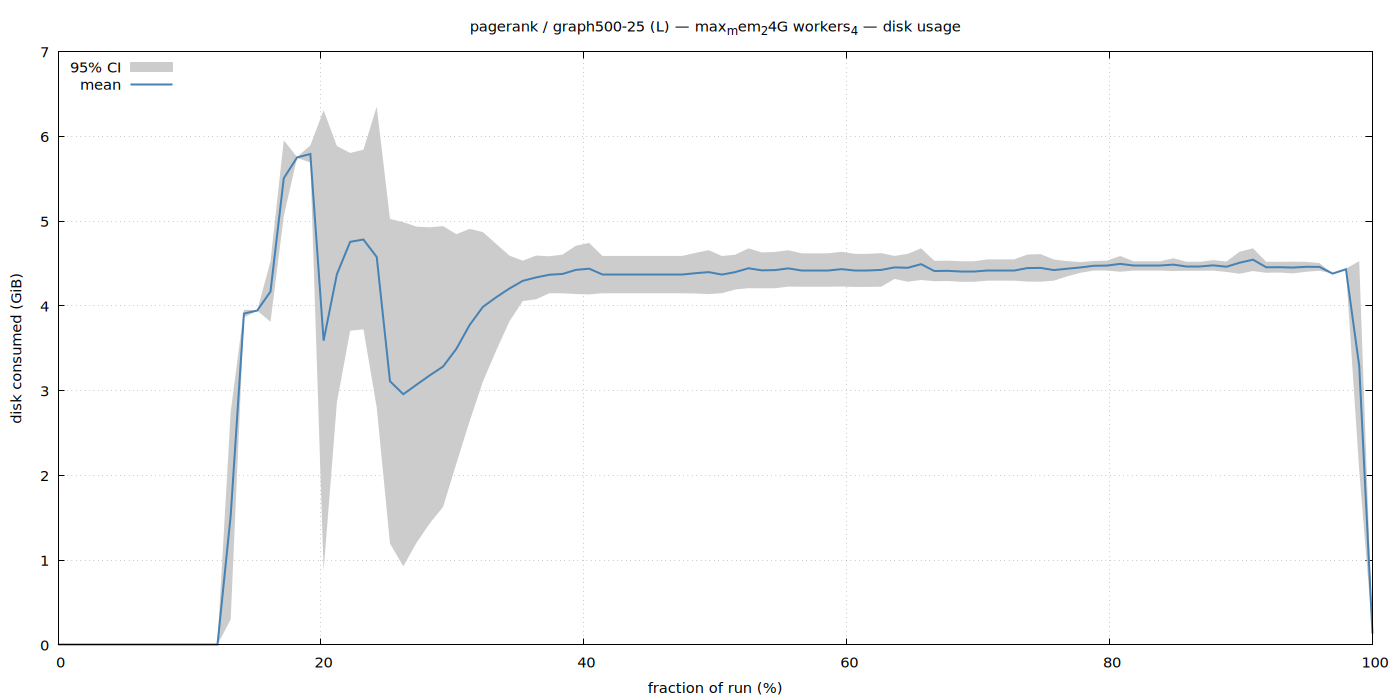

The script that saved this image:
set terminal pngcairo size 1400,700 enhanced font 'Sans,11'
set output '/home/ubuntu/nvm/results/pagerank/L/graph500-25/max_mem_24G_workers_4/disk.png'
set title "pagerank / graph500-25 (L) — max_mem_24G workers_4 — disk usage"
set xlabel 'fraction of run (%)'
set ylabel 'disk consumed (GiB)'
set grid
set key top left
set yrange [0:*]
plot '/home/ubuntu/nvm/results/pagerank/L/graph500-25/max_mem_24G_workers_4/disk.dat' using 1:3:4 with filledcurves lc rgb '#cccccc' title '95% CI', \
     '' using 1:2 with lines lw 2 lc rgb '#4682b4' title 'mean'
